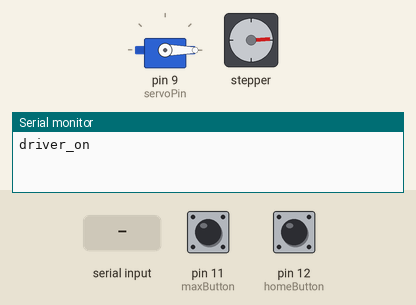
A sketch run on a simulated Arduino Uno, built with avr-gcc and run on an emulated ATmega328P. Shown: servo, stepper motor, the last lines printed to the serial monitor. Inputs (shaded band) come from the test bench; at power-on: pin 12 (homeButton) HIGH, pin 11 (maxButton) HIGH. Stepper angles assume 200 steps per turn.

Above: at 0.8 s.
0.9 s: pin 12 (homeButton) pulled LOW for 0.15 s
2.5 s: "1,90\n" received over Serial
At 4.7 s:
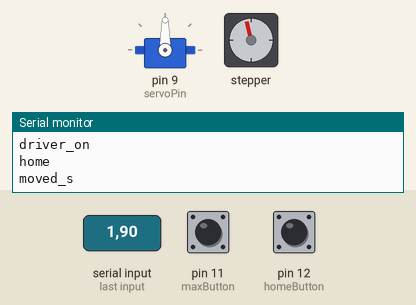
5.5 s: "2\n" received over Serial
At 5.67 s:
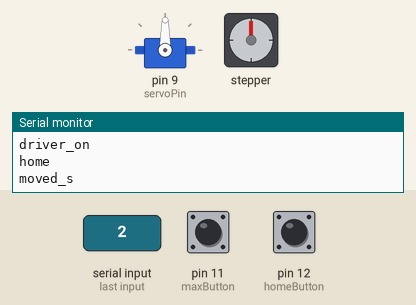
8.5 s: pin 12 (homeButton) pulled LOW for 3.2 s
13.2 s: "1\n" received over Serial
At 15.1 s:
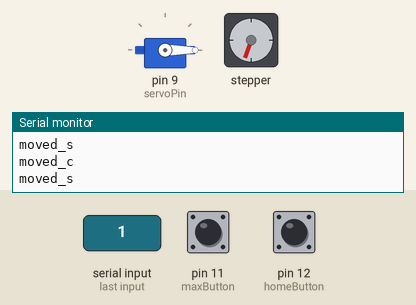
16.2 s: "2\n" received over Serial
At 16.37 s:
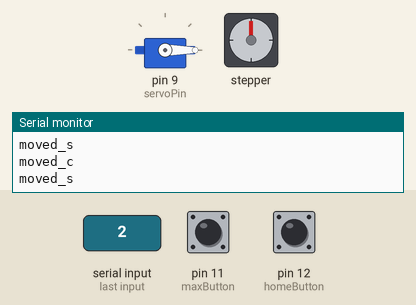
Timing chart, 0 to 23.4 s (numbered marks = the images above; inputs shaded):
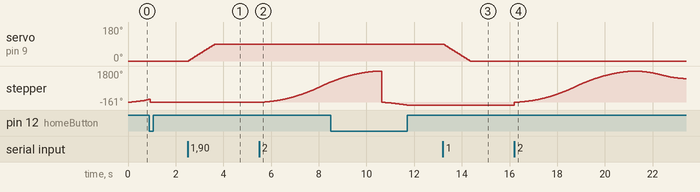

Measured:
- after the input at 2.5 s, servo on pin 9 (servoPin): moves from 0° to 90° over 1.1 s, starting after 0.06 s
- after the input at 5.5 s, stepper: keeps turning clockwise at about 393°/s, starting at once
- after the input at 13.2 s, servo on pin 9 (servoPin): moves from 90° to 0° over 1.1 s, starting after 0.05 s
- after the input at 16.2 s, stepper: turns 1961° clockwise in 5.1 s, then 441° counter-clockwise in 2.0 s

The sketch:

driver.ino
```cpp
#include <Servo.h>
#include <SPI.h>
#include <Wire.h>
#include <AccelStepper.h>

#define stepPin 3
#define dirPin 2
#define motorInterfaceType 1

// Endstops
const int homeButton = 12;
const int maxButton = 11;


// AccelStepper instance
AccelStepper stepper = AccelStepper(motorInterfaceType, stepPin, dirPin);
long initialHoming = 1;  // Used to Home Stepper at startup
long currPosit = 1;
long maxPosit = 60000;

// Operating speed and acceleration
int maxSpeed = 1800; // 1200 and 120 accel works
int maxAccel = 200;

// Servo
Servo myservo;
int servoPin = 9;
int feedbackPin = A0;
int servo_position = 0;


// Serial Variables to control devices (servo or stepper)
int device = 0;
long value = 0;

char data[16];
char *token;


void calibrate() {
    // Stepper motor max speed and acceleration:
    stepper.setMaxSpeed(500);
    stepper.setAcceleration(100);

    while (digitalRead(homeButton)) {  // Move until the switch is activated
        stepper.moveTo(initialHoming);  // Set the position to move to
        initialHoming += 4;  // Decrease by 1 for next move if needed
        stepper.run();  // Start moving the stepper
        delay(5);
    }

    stepper.setCurrentPosition(0);  // Set the current position as zero for now
    stepper.setMaxSpeed(500);
    stepper.setAcceleration(100.0);
    initialHoming = -1;

    while (!digitalRead(homeButton)) { // Move until the switch is deactivated
        stepper.moveTo(initialHoming);
        stepper.run();
        initialHoming--;
        delay(5);
    }

    stepper.setCurrentPosition(0);
}


void move_servo(int target) {
  if (target > servo_position) {
    for (int i = servo_position; i < target; i += 4) {
      myservo.write(i);
      delay(50);
    }
    myservo.write(target);
    servo_position = target;
  }
  else if (target < servo_position) {
    for (int i = servo_position; i > target; i -= 4) {
      myservo.write(i);
      delay(50);
    }
    myservo.write(target);
    servo_position = target;
  }
}


void setup() {
    // Serial communication
    Serial.begin(9600);
    while (!Serial) {
        // will wait until serial comm opens
        delay(1);
    }
    Serial.print("driver_on\n");

    // Endstop buttons
    pinMode(homeButton, INPUT_PULLUP);
    pinMode(maxButton, INPUT_PULLUP);
    delay(10);

    // Servo
    myservo.attach(servoPin);
    myservo.write(servo_position);

    calibrate(); // Homing of stepper motor
    Serial.print("home\n");
}


void loop() {
    if (Serial.available() > 0) {
      if (!digitalRead(maxButton)) {
        calibrate();
      }
        String temp = Serial.readStringUntil('\n');
        temp.toCharArray(data, sizeof(data));

        token = strtok(data, ",");
        device = atoi(token);

        token = strtok(NULL, ",");
        value = atol(token);

        // Received commands to move servo or the stepper, execute
        if (device == 1 && value >= 0) {
            // Move servo
            move_servo(value);
            Serial.print("moved_s\n");
        }
        else if (device == 2 && value >= 0 && value <= maxPosit) {
          if (value == 0) {
            stepper.setMaxSpeed(800);
            stepper.setAcceleration(150);

            stepper.moveTo(1000);
            stepper.runToPosition();
            calibrate();
          }
          else {
            // Move stepper motor
            stepper.setMaxSpeed(maxSpeed);
            stepper.setAcceleration(maxAccel);

            stepper.moveTo(-value);
            stepper.runToPosition();
          }

            Serial.print("moved_c\n");
        }
    }
}
```
